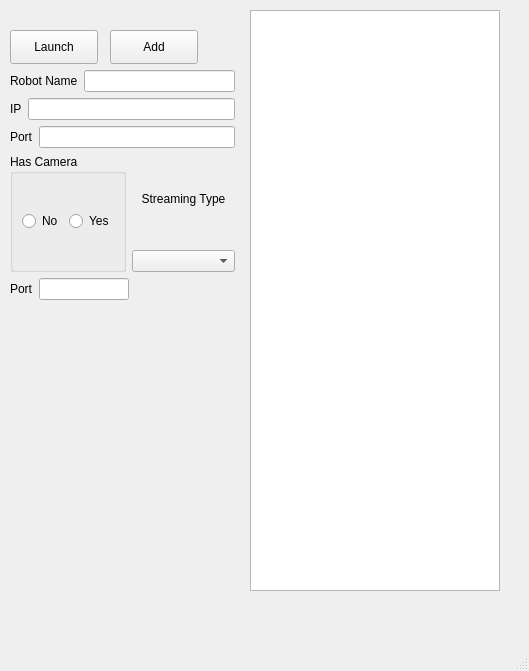
<?xml version="1.0" encoding="UTF-8"?>
<ui version="4.0">
 <class>RobotControlDashboard</class>
 <widget class="QMainWindow" name="RobotControlDashboard">
  <property name="geometry">
   <rect>
    <x>0</x>
    <y>0</y>
    <width>529</width>
    <height>671</height>
   </rect>
  </property>
  <property name="windowTitle">
   <string>MainWindow</string>
  </property>
  <widget class="QWidget" name="centralwidget">
   <widget class="QListWidget" name="robotList">
    <property name="geometry">
     <rect>
      <x>250</x>
      <y>10</y>
      <width>250</width>
      <height>581</height>
     </rect>
    </property>
    <property name="minimumSize">
     <size>
      <width>250</width>
      <height>581</height>
     </size>
    </property>
   </widget>
   <widget class="QPushButton" name="launchButton">
    <property name="geometry">
     <rect>
      <x>10</x>
      <y>30</y>
      <width>88</width>
      <height>34</height>
     </rect>
    </property>
    <property name="text">
     <string>Launch</string>
    </property>
   </widget>
   <widget class="QPushButton" name="addRobotButton">
    <property name="geometry">
     <rect>
      <x>110</x>
      <y>30</y>
      <width>88</width>
      <height>34</height>
     </rect>
    </property>
    <property name="text">
     <string>Add</string>
    </property>
   </widget>
   <widget class="QWidget" name="layoutWidget">
    <property name="geometry">
     <rect>
      <x>10</x>
      <y>70</y>
      <width>225</width>
      <height>230</height>
     </rect>
    </property>
    <layout class="QVBoxLayout" name="verticalLayout_3">
     <item>
      <layout class="QVBoxLayout" name="verticalLayout">
       <item>
        <layout class="QHBoxLayout" name="horizontalLayout">
         <item>
          <widget class="QLabel" name="robotNameLabel">
           <property name="text">
            <string>Robot Name</string>
           </property>
          </widget>
         </item>
         <item>
          <widget class="QLineEdit" name="robotNameValue">
           <property name="readOnly">
            <bool>false</bool>
           </property>
          </widget>
         </item>
        </layout>
       </item>
       <item>
        <layout class="QHBoxLayout" name="horizontalLayout_2">
         <item>
          <widget class="QLabel" name="ipLabel">
           <property name="text">
            <string>IP</string>
           </property>
          </widget>
         </item>
         <item>
          <widget class="QLineEdit" name="ipValue">
           <property name="readOnly">
            <bool>false</bool>
           </property>
          </widget>
         </item>
        </layout>
       </item>
       <item>
        <layout class="QHBoxLayout" name="horizontalLayout_3">
         <item>
          <widget class="QLabel" name="portLabel">
           <property name="text">
            <string>Port</string>
           </property>
          </widget>
         </item>
         <item>
          <widget class="QLineEdit" name="portValue"/>
         </item>
        </layout>
       </item>
      </layout>
     </item>
     <item>
      <layout class="QHBoxLayout" name="horizontalLayout_6">
       <item>
        <widget class="QGroupBox" name="hasCameraGroup">
         <property name="title">
          <string>Has Camera</string>
         </property>
         <layout class="QHBoxLayout" name="horizontalLayout_4">
          <item>
           <widget class="QRadioButton" name="noCamera">
            <property name="text">
             <string>No</string>
            </property>
           </widget>
          </item>
          <item>
           <widget class="QRadioButton" name="hasCamera">
            <property name="text">
             <string>Yes</string>
            </property>
           </widget>
          </item>
         </layout>
        </widget>
       </item>
       <item>
        <layout class="QVBoxLayout" name="verticalLayout_2">
         <item>
          <widget class="QLabel" name="streamingLabel">
           <property name="text">
            <string>Streaming Type</string>
           </property>
           <property name="alignment">
            <set>Qt::AlignCenter</set>
           </property>
          </widget>
         </item>
         <item>
          <widget class="QComboBox" name="streamingType"/>
         </item>
        </layout>
       </item>
      </layout>
     </item>
     <item>
      <layout class="QHBoxLayout" name="horizontalLayout_5">
       <item>
        <widget class="QLabel" name="cameraPortLabel">
         <property name="text">
          <string>Port</string>
         </property>
        </widget>
       </item>
       <item>
        <widget class="QLineEdit" name="cameraPortValue">
         <property name="maximumSize">
          <size>
           <width>90</width>
           <height>16777215</height>
          </size>
         </property>
        </widget>
       </item>
       <item>
        <spacer name="horizontalSpacer">
         <property name="orientation">
          <enum>Qt::Horizontal</enum>
         </property>
         <property name="sizeHint" stdset="0">
          <size>
           <width>40</width>
           <height>20</height>
          </size>
         </property>
        </spacer>
       </item>
      </layout>
     </item>
    </layout>
   </widget>
  </widget>
  <widget class="QMenuBar" name="menubar">
   <property name="geometry">
    <rect>
     <x>0</x>
     <y>0</y>
     <width>529</width>
     <height>30</height>
    </rect>
   </property>
  </widget>
  <widget class="QStatusBar" name="statusbar"/>
 </widget>
 <resources/>
 <connections/>
</ui>
